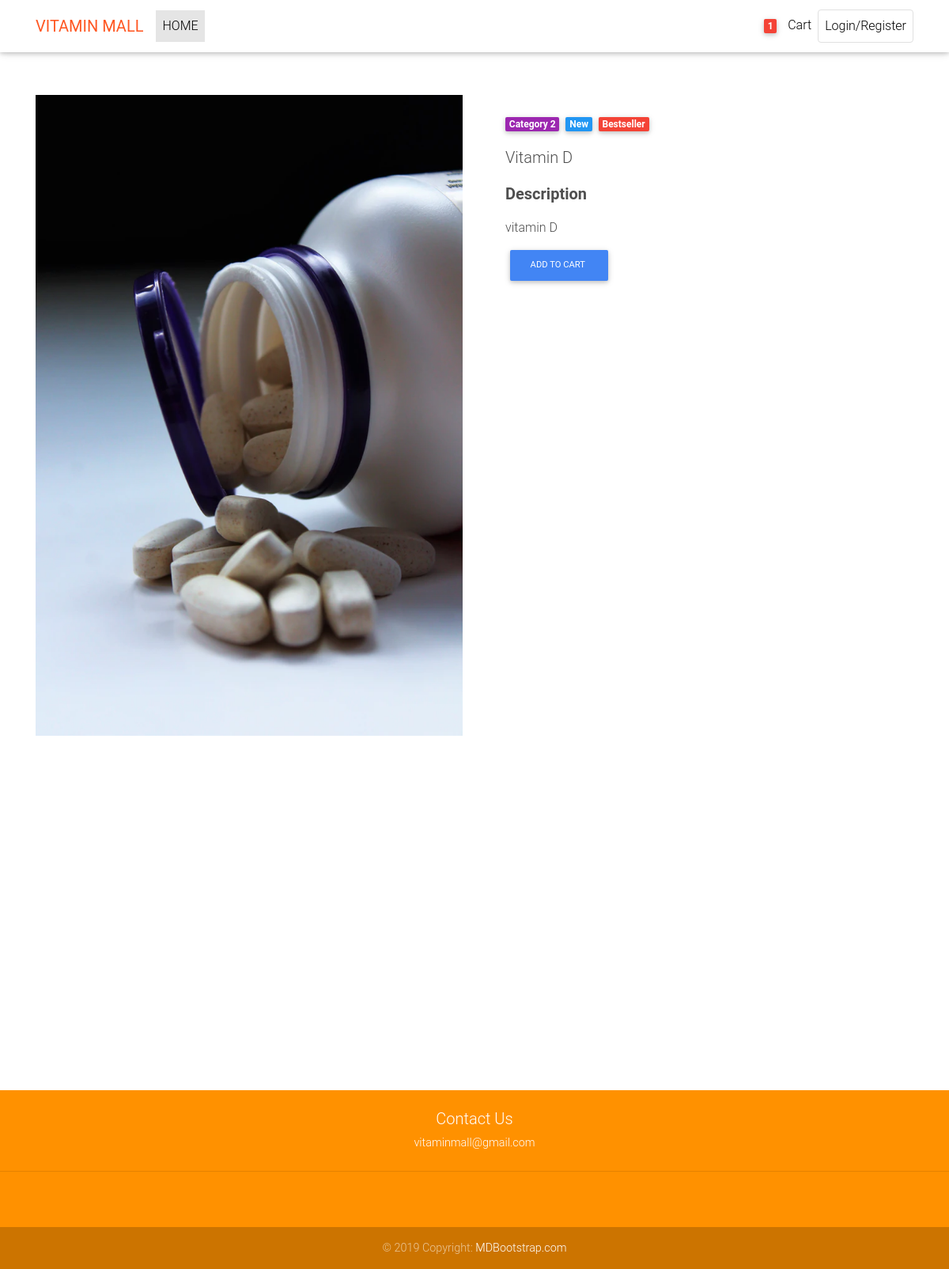
The app's page /product/3 with its own data.
### vitaminapp/models.py (models this page shows, shortened)
class Product(models.Model):
    product_name = models.CharField(max_length=45,blank=True)
    price= models.IntegerField(verbose_name='product_price' )
    description = models.TextField(verbose_name='product_info')
    stock = models.IntegerField(verbose_name='product_stock')
    date = models.DateTimeField()
    created_at = models.DateField(auto_now_add=True)
    updated_at = models.DateField(auto_now=True)
    product_pic = models.ImageField(null=True, blank=True, upload_to='product_images')
    objects = ProductManager()
    class Meta:
        db_table = 'vitamin_product'
        verbose_name = 'product'
        verbose_name_plural = 'product'

### vitaminapp/views.py (the view)
# urls.py: path('product/<int:id>', views.one_product),
def one_product(request, id):
    context = {
        'one_product': Product.objects.get(id=id),
    }
    return render(request, "one_product.html", context)

### vitaminapp/templates/one_product.html (shortened to what this page needs)
{% load static %}
<!DOCTYPE html>
<html lang="en">
<head>
    <link href="{%static 'css/bootstrap.css'%}" rel="stylesheet">
    <link href="{%static 'css/mdb.min.css'%}" rel="stylesheet">
    <link href="{%static 'css/style.min.css'%}" rel="stylesheet">
</head>
<body>
    <nav class="navbar fixed-top navbar-expand-lg navbar-light white scrolling-navbar">
        <div class="container">
          <a class="navbar-brand waves-effect" href="/" target="_blank">
            <strong class="deep-orange-text">VITAMIN MALL</strong>
          </a>
          <div class="collapse navbar-collapse" id="navbarSupportedContent">
            <ul class="navbar-nav mr-auto">
              <li class="nav-item active">
                <a class="nav-link waves-effect" href="#">HOME
                </a>
              </li>
            </ul>
            <ul class="navbar-nav nav-flex-icons">
              <li class="nav-item">
                <a class="nav-link waves-effect">
                  <span class="badge red z-depth-1 mr-1"> 1 </span>
                  <i class="fas fa-shopping-cart"></i>
                  <span class="clearfix d-none d-sm-inline-block"> Cart </span>
                </a>
              </li>
              <li class="nav-item">
                <a href="https://github.com/mdbootstrap/bootstrap-material-design" class="nav-link border border-light rounded waves-effect"
                  target="_blank">
                  Login/Register
                </a>
            </ul>
          </div>
        </div>
      </nav>
      <main class="mt-5 pt-4">
        <div class="container dark-grey-text mt-5">
          <div class="row2 wow fadeIn">
            <div class="col-md-6 mb-4">
              <img src="{{one_product.product_pic}}" class="img-fluid" alt="">
            </div>
            <div class="col-md-6 mb-4">
              <div class="p-4">
                <div class="mb-3">
                  <a href="">
                    <span class="badge purple mr-1">Category 2</span>
                  </a>
                  <a href="">
                    <span class="badge blue mr-1">New</span>
                  </a>
                  <a href="">
                    <span class="badge red mr-1">Bestseller</span>
                  </a>
                </div>
                <p class="lead">
                  <span>{{ one_product.product_name }}</span>
                </p>
                <p class="lead font-weight-bold">Description</p>
                <p>{{ one_product.description }}</p>
                  <a action="/checkout" method="post"class="btn btn-primary btn-md my-0 p" type="submit">Add to cart
                  </a>
            </div>
            </div>
        </div>
    </main>
    <div id="carousel-example-1z" class="carousel slide carousel-fade pt-4" data-ride="carousel">
    </div>
      <footer class="page-footer text-center font-small mt-4 orange accent-3 fadeIn">
        <div class="pt-4">
          <h5>Contact Us</h5>
          <p>vitaminmall@gmail.com</p>
        </div>
        <hr class="my-4">
        <div class="pb-4">
          <a href="https://www.facebook.com/mdbootstrap" target="_blank">
          </a>
          <a href="https://instagram.com/MDBootstrap" target="_blank">
          </a>
        </div>
        <div class="footer-copyright py-3">
          © 2019 Copyright:
          <a href="https://mdbootstrap.com/education/bootstrap/" target="_blank"> MDBootstrap.com </a>
        </div>
      </footer>
</body>
</html>

### records on screen
Product: product_pic (picture), product_name "Vitamin D", description "vitamin D"
